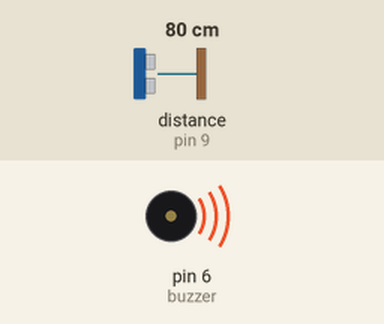
Simulated run of this sketch. Board: Arduino Uno, built with avr-gcc and run on an emulated ATmega328P. On the bench: buzzer (waves = sounding). Wiring (inferred from the names in the program): ultrasonic range finder: trigger pin 8; echo pin 9. The test bench sets the inputs (shaded band); at power-on: distance to the obstacle (sensor on pin 9) 80 cm. The echo pulse lasts 58.3 µs per cm.

Above: at 1.2 s.
1.3 s: distance to the obstacle (sensor on pin 9) set to 6 cm
At 2.3 s:
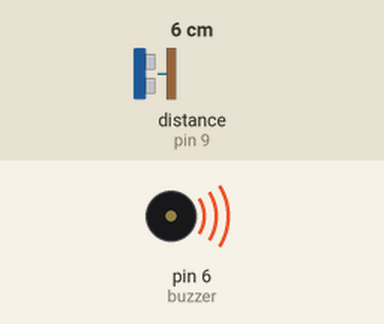
3.5 s: distance to the obstacle (sensor on pin 9) set to 3 cm
At 4.9 s:
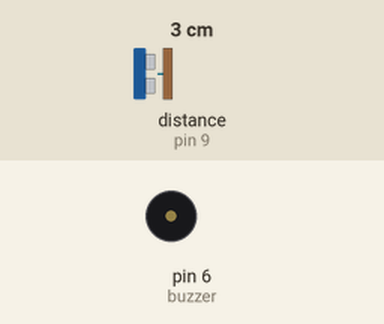
6.5 s: distance to the obstacle (sensor on pin 9) set to 9 cm
At 7.5 s:
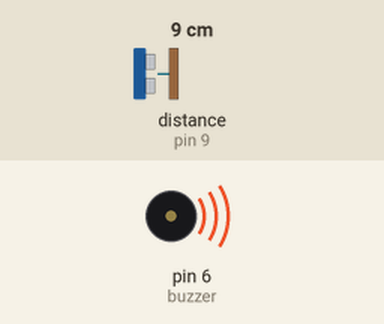
8.0 s: distance to the obstacle (sensor on pin 9) set to 4 cm
At 9.7 s:
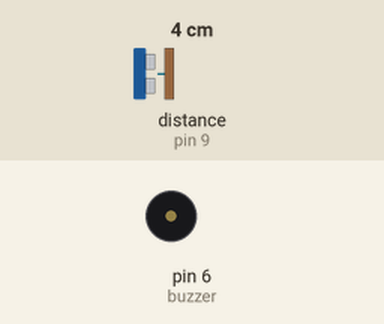
Timing chart, 0 to 11.2 s (numbered marks = the images above; inputs shaded):
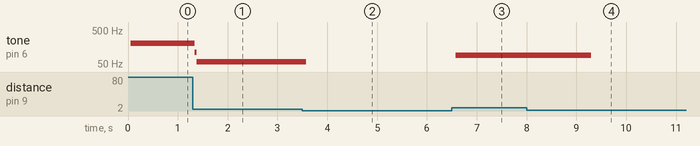

Measured:
- the behaviour switches between 5 and 4 cm on distance to the obstacle (sensor on pin 9) (found by bisection; images 1 and 2)
- after the input at 1.3 s, tone on pin 6 (buzzer): 203 Hz → 112 Hz at once, → 59 Hz 0.04 s later
- after the input at 3.5 s, tone on pin 6 (buzzer): 59 Hz → silent after 0.08 s
- after the input at 6.5 s, tone on pin 6 (buzzer): silent → 89 Hz after 0.08 s
- after the input at 8.0 s, tone on pin 6 (buzzer): 89 Hz → silent after 1.3 s

The sketch:

sonar1.ino
```cpp
const int USTrig = 8; // Déclencheur sur la broche 8
const int USEcho = 9; // Réception sur la broche 9
int buzzer =6;// Borne de sortie

void setup() {

    pinMode(USTrig, OUTPUT);
    pinMode(USEcho, INPUT);

    digitalWrite(USTrig, LOW);

    Serial.begin(9600);

    pinMode(buzzer,OUTPUT);// Définir la sortie du buzzer

}

#define VITESSE 340 //vitesse du son 340 m/s

// setup()

void loop()
{
   // 1. Un état haut de 10 microsecondes est mis sur la broche "Trig"
   digitalWrite(USTrig, HIGH);
   delayMicroseconds(10); //on attend 10 µs
   // 2. On remet à l’état bas la broche Trig
   digitalWrite(USTrig, LOW);

   // 3. On lit la durée d’état haut sur la broche "Echo"
   unsigned long duree = pulseIn(USEcho, HIGH);

   if(duree > 30000)
   {
      // si la durée est supérieure à 30ms, l'onde est perdue
      Serial.println("Onde perdue, mesure échouée !");
   }
   else
   {
      // 4. On divise cette durée par deux pour n'avoir qu'un trajet
      duree = duree/2;

      // 5. On calcule la distance avec la formule d=v*t
      float temps = duree/1000000.0; //on met en secondes
      float distance = temps*VITESSE; //on multiplie par la vitesse, d=t*v

      // 6. On affiche la distance
      // Serial.print("Duree = ");
      // Serial.println(temps); //affiche le temps de vol d'un trajet en secondes
      // Serial.print("Distance = ");
      // Serial.println(distance); //affiche la distance mesurée (en mètres)

      int i;// Définir 1 variable pour faire des boucles
      float f = distance*1000; // en Hz
      //Serial.print("fréquence : ");
      //Serial.println(f);

      float T;

      T = 1000/f; // en ms

      digitalWrite(buzzer, HIGH);// Faire du bruit
      delay(T/2);// Attendre 10ms
      digitalWrite(buzzer, LOW);// Silence
      delay(T/2);// Attendre 10ms
   }
}
```
